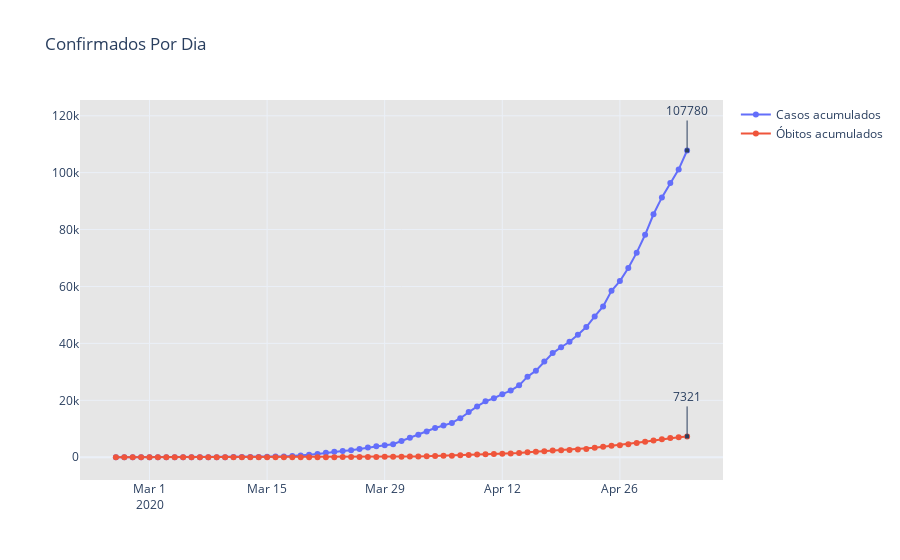

Notebook cell for this chart:
### Markdown cell above
# Gráficos Brasil

### Code cell
from datetime import datetime
now = datetime.now()
fig1 = go.Figure(
    [
        go.Scatter(x = casosTotal.data, y = casosTotal['casosAcumulados'], mode = 'markers+lines', name="Casos acumulados"),
        go.Scatter(x = mortesTotal.data, y = mortesTotal['obitosAcumulados'], mode = 'markers+lines', name="Óbitos acumulados"),
    ]
)
config = {'displayModeBar': True}
fig1.update_layout(title='Confirmados Por Dia',
                   plot_bgcolor='rgb(230, 230,230)',
                   showlegend=True, template="plotly_white",
annotations=[
        dict(
            x=str(now.year)+'-'+str(now.month)+'-'+str(now.day-1),
            y=casosTotal.casosAcumulados.max(),
            xref="x",
            yref="y",
            text=casosTotal.casosAcumulados.max(),
            showarrow=True,
            arrowhead=7,
            ax=0,
            ay=-40
        ),
        dict(
            x=str(now.year)+'-'+str(now.month)+'-'+str(now.day-1),
            y=mortesTotal.obitosAcumulados.max(),
            xref="x",
            yref="y",
            text=mortesTotal.obitosAcumulados.max(),
            showarrow=True,
            arrowhead=7,
            ax=0,
            ay=-40
        )]
)


fig1.show()
plotly.offline.plot(fig1, filename='HTML/AcumuladoBrasilDia.html', auto_open=False)

### Figure 1 — Plotly figure (JSON) as saved in the notebook; plotly's stock layout.template omitted (floating-point values rounded to 4 significant figures)
{"data": [{"mode": "markers+lines", "name": "Casos acumulados", "type": "scatter", "x": ["2020-02-26", "2020-02-27", "2020-02-28", "2020-03-03", "2020-03-02", "2020-02-29", "2020-03-01", "2020-03-04", "2020-03-05", "2020-03-06", "2020-03-07", "2020-03-08", "2020-03-09", "2020-03-10", "2020-03-11", "2020-03-12", "2020-03-13", "2020-03-14", "2020-03-15", "2020-03-16", "2020-03-17", "2020-03-18", "2020-03-19", "2020-03-20", "2020-03-21", "2020-03-22", "2020-03-23", "2020-03-24", "2020-03-25", "2020-03-26", "2020-03-27", "2020-03-28", "2020-03-29", "2020-03-30", "2020-03-31", "2020-04-01", "2020-04-02", "2020-04-03", "2020-04-04", "2020-04-05", "2020-04-06", "2020-04-07", "2020-04-08", "2020-04-09", "2020-04-10", "2020-04-11", "2020-04-12", "2020-04-13", "2020-04-14", "2020-04-15", "2020-04-16", "2020-04-17", "2020-04-18", "2020-04-19", "2020-04-20", "2020-04-21", "2020-04-22", "2020-04-23", "2020-04-24", "2020-04-25", "2020-04-26", "2020-04-27", "2020-04-28", "2020-04-29", "2020-04-30", "2020-05-01", "2020-05-02", "2020-05-03", "2020-05-04"], "y": [1, 1, 1, 2, 2, 2, 2, 3, 7, 13, 19, 25, 25, 34, 52, 77, 98, 121, 200, 234, 291, 428, 621, 904, 1128, 1546, 1891, 2201, 2433, 2915, 3417, 3903, 4256, 4579, 5717, 6834, 7910, 9056, 10278, 11130, 12056, 13717, 15927, 17857, 19638, 20727, 22169, 23430, 25262, 28320, 30425, 33682, 36599, 38654, 40581, 43079, 45757, 49492, 52995, 58509, 61888, 66501, 71886, 78162, 85380, 91299, 96396, 101147, 107780]}, {"mode": "markers+lines", "name": "Óbitos acumulados", "type": "scatter", "x": ["2020-02-26", "2020-02-27", "2020-02-28", "2020-02-29", "2020-03-01", "2020-03-02", "2020-03-03", "2020-03-04", "2020-03-06", "2020-03-07", "2020-03-08", "2020-03-09", "2020-03-10", "2020-03-11", "2020-03-12", "2020-03-13", "2020-03-14", "2020-03-05", "2020-03-15", "2020-03-16", "2020-03-17", "2020-03-18", "2020-03-19", "2020-03-20", "2020-03-21", "2020-03-22", "2020-03-23", "2020-03-24", "2020-03-25", "2020-03-26", "2020-03-27", "2020-03-28", "2020-03-29", "2020-03-30", "2020-03-31", "2020-04-01", "2020-04-02", "2020-04-03", "2020-04-04", "2020-04-05", "2020-04-06", "2020-04-07", "2020-04-08", "2020-04-09", "2020-04-10", "2020-04-11", "2020-04-12", "2020-04-13", "2020-04-14", "2020-04-15", "2020-04-16", "2020-04-17", "2020-04-18", "2020-04-19", "2020-04-20", "2020-04-21", "2020-04-22", "2020-04-23", "2020-04-24", "2020-04-25", "2020-04-26", "2020-04-27", "2020-04-28", "2020-04-29", "2020-04-30", "2020-05-01", "2020-05-02", "2020-05-03", "2020-05-04"], "y": [0, 0, 0, 0, 0, 0, 0, 0, 0, 0, 0, 0, 0, 0, 0, 0, 0, 0, 0, 0, 1, 4, 6, 11, 18, 25, 34, 46, 57, 77, 92, 114, 136, 159, 201, 241, 299, 359, 432, 486, 553, 667, 800, 941, 1056, 1124, 1223, 1328, 1532, 1736, 1924, 2141, 2347, 2462, 2575, 2741, 2906, 3313, 3670, 4016, 4205, 4543, 5017, 5466, 5901, 6329, 6724, 7025, 7321]}], "layout": {"annotations": [{"arrowhead": 7, "ax": 0, "ay": -40, "showarrow": true, "text": "107780", "x": "2020-5-4", "xref": "x", "y": 107780, "yref": "y"}, {"arrowhead": 7, "ax": 0, "ay": -40, "showarrow": true, "text": "7321", "x": "2020-5-4", "xref": "x", "y": 7321, "yref": "y"}], "plot_bgcolor": "rgb(230, 230,230)", "showlegend": true, "title": {"text": "Confirmados Por Dia"}}}
